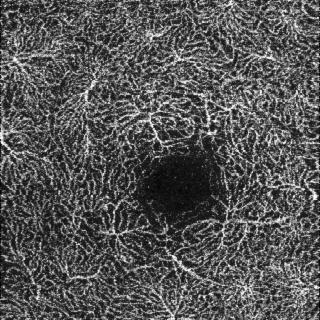
#> input picture Processing/FAZ_Extraction-master/images/angio3prof.tif, 320 x 320 px
$ python -i util.py   (imports and definitions only)
#> lines starting #> are read from the running program, lines starting #| are printed output that depends on the picture; after the words box and inside, x2 and y2 are one past the last pixel; in counts of white or black regions, pixels touching at a corner belong together
#> further down, picture is the input picture: shape (320, 320, 3); min 0, max 255, mean 85.8
import cv2
import numpy as np
import matplotlib.pyplot as plt
import cv2.ximgproc as ximgproc
from skimage.morphology import skeletonize

#skeletonize：感謝chatGPT
def do_skeletonize(img):
    im2 = img.copy()
    _, im2 = cv2.threshold(im2, 0, 1, cv2.THRESH_BINARY)
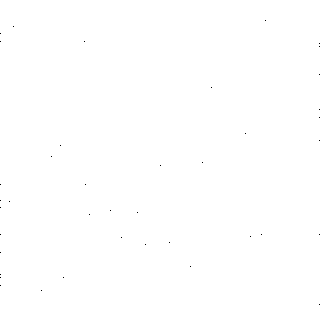
#> im2: shape (320, 320, 3); values 0 (black) and 1 (white), 100% white; black in thin lines or dots, all inside (x1, y1, x2, y2) = (0, 20, 320, 305)
    # Perform morphological operations to remove small objects or holes
    kernel = np.ones((3, 3), np.uint8)
    binary = cv2.morphologyEx(im2, cv2.MORPH_CLOSE, kernel)
#> binary: shape (320, 320, 3); every value is 1
    binary = cv2.morphologyEx(binary, cv2.MORPH_OPEN, kernel)

    # Skeletonize the binary image
    #skeleton = ximgproc.thinning(im2)
    skeleton = skeletonize(im2)
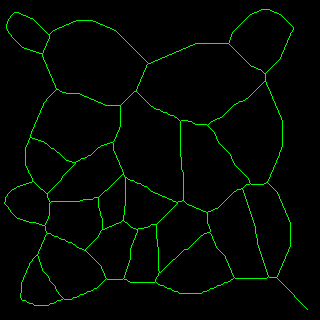
#> skeleton: shape (320, 320, 3) bool; mean B, G, R 0, 0.0254, 0
    skeleton = skeleton*255

    return(skeleton)

#triangle：比otsu多一點
def do_findlarge(img):
    im2 = img.copy()
    # Perform morphological operations to remove small objects or holes
    kernel = cv2.getStructuringElement(cv2.MORPH_ELLIPSE, (3,3))
    opening = cv2.morphologyEx(im2, cv2.MORPH_OPEN, kernel, iterations=1)

    cnts = cv2.findContours(opening, cv2.RETR_EXTERNAL, cv2.CHAIN_APPROX_SIMPLE)
    cnts = cnts[0] if len(cnts) == 2 else cnts[1]
    for c in cnts:
        area = cv2.contourArea(c)
        if area < 500:
            cv2.drawContours(opening, [c], -1, (0,0,0), -1)

    return(im2)

>>> import cv2
>>> picture = cv2.imread('FAZ_Extraction-master/images/angio3prof.tif')
>>> result = do_skeletonize(picture)

$ run again, on Processing/FAZ_Extraction-master/images/angio6prof.tif
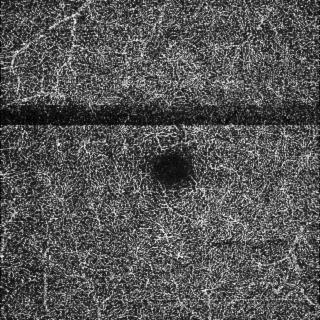
#> input picture Processing/FAZ_Extraction-master/images/angio6prof.tif, 320 x 320 px
#> picture is the input picture: shape (320, 320, 3); min 0, max 251, mean 84.5
#> im2: shape (320, 320, 3); values 0 (black) and 1 (white), 99.9% white; black in thin lines or dots
#> binary: shape (320, 320, 3); every value is 1
#> in do_skeletonize, `skeleton = skeletonize(im2)`:
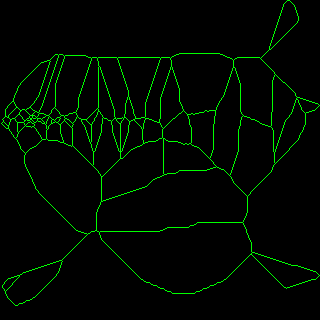
#> skeleton: shape (320, 320, 3) bool; mean B, G, R 0, 0.0342, 0

$ run again, on Processing/FAZ_Extraction-master/images/angio3superf.tif
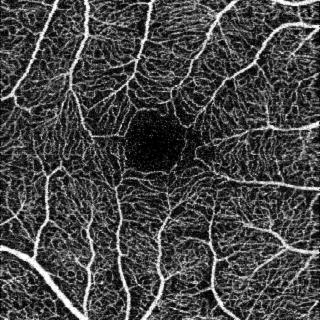
#> input picture Processing/FAZ_Extraction-master/images/angio3superf.tif, 320 x 320 px
#> picture is the input picture: shape (320, 320, 3); min 0, max 255, mean 69.4
#> in do_skeletonize, `_, im2 = cv2.threshold(im2, 0, 1, cv2.THRESH_BINARY)`:
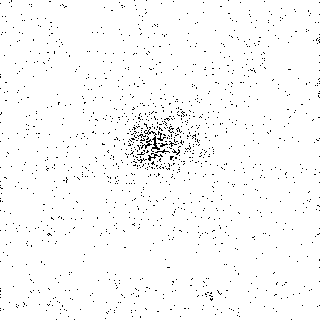
#> im2: shape (320, 320, 3); values 0 (black) and 1 (white), 97.9% white; black in thin lines or dots
#> binary: shape (320, 320, 3); every value is 1
#> in do_skeletonize, `skeleton = skeletonize(im2)`:
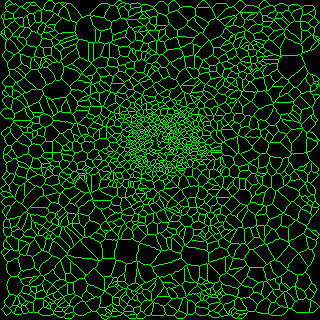
#> skeleton: shape (320, 320, 3) bool; mean B, G, R 0, 0.177, 0

$ run again, on Processing/FAZ_Extraction-master/images/angio6superf.tif
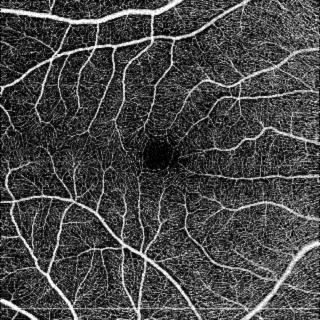
#> input picture Processing/FAZ_Extraction-master/images/angio6superf.tif, 320 x 320 px
#> picture is the input picture: shape (320, 320, 3); min 0, max 255, mean 70.8
#> in do_skeletonize, `_, im2 = cv2.threshold(im2, 0, 1, cv2.THRESH_BINARY)`:
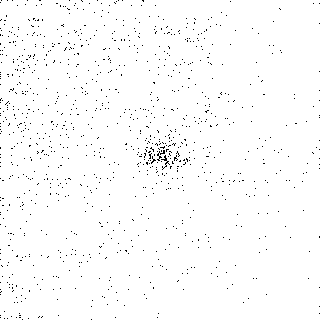
#> im2: shape (320, 320, 3); values 0 (black) and 1 (white), 98.6% white; black in thin lines or dots
#> binary: shape (320, 320, 3); every value is 1
#> in do_skeletonize, `skeleton = skeletonize(im2)`:
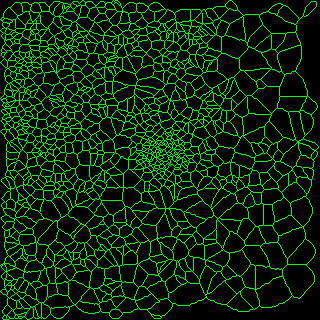
#> skeleton: shape (320, 320, 3) bool; mean B, G, R 0, 0.153, 0
